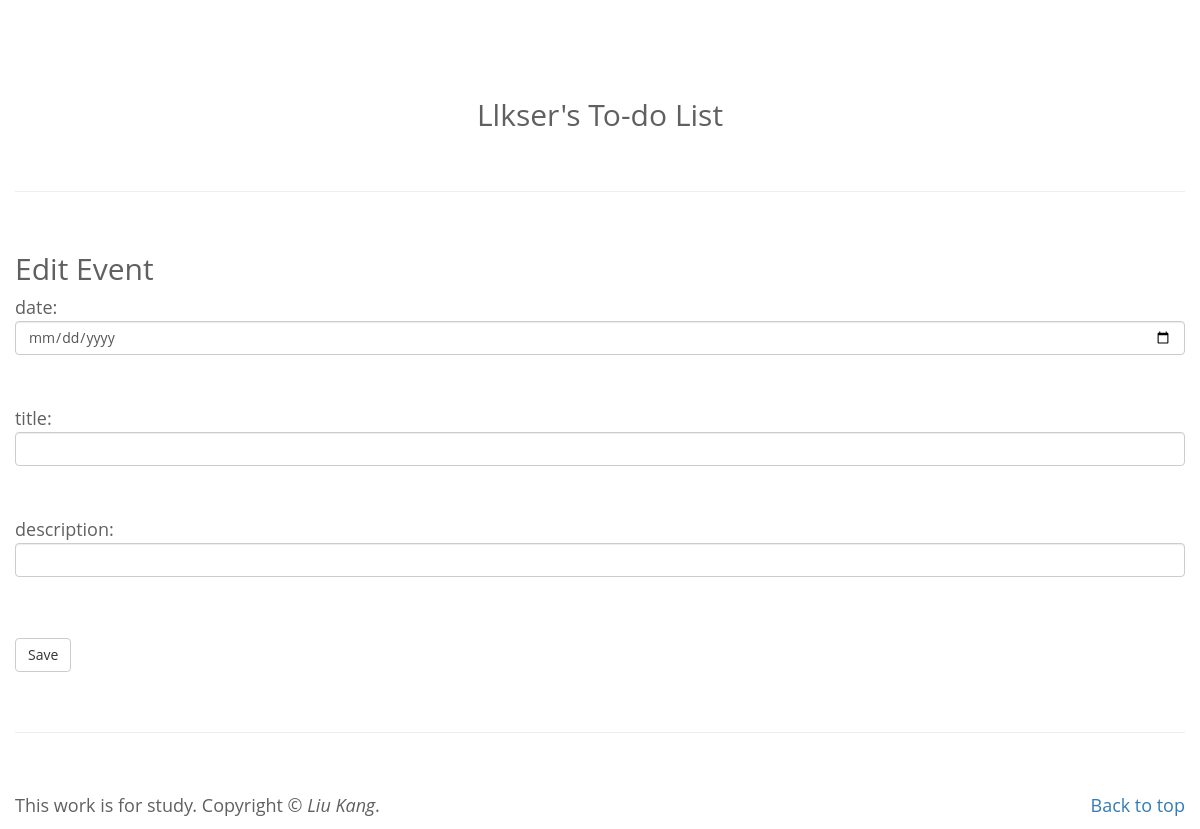
The app's page /edit_event/7, older data.
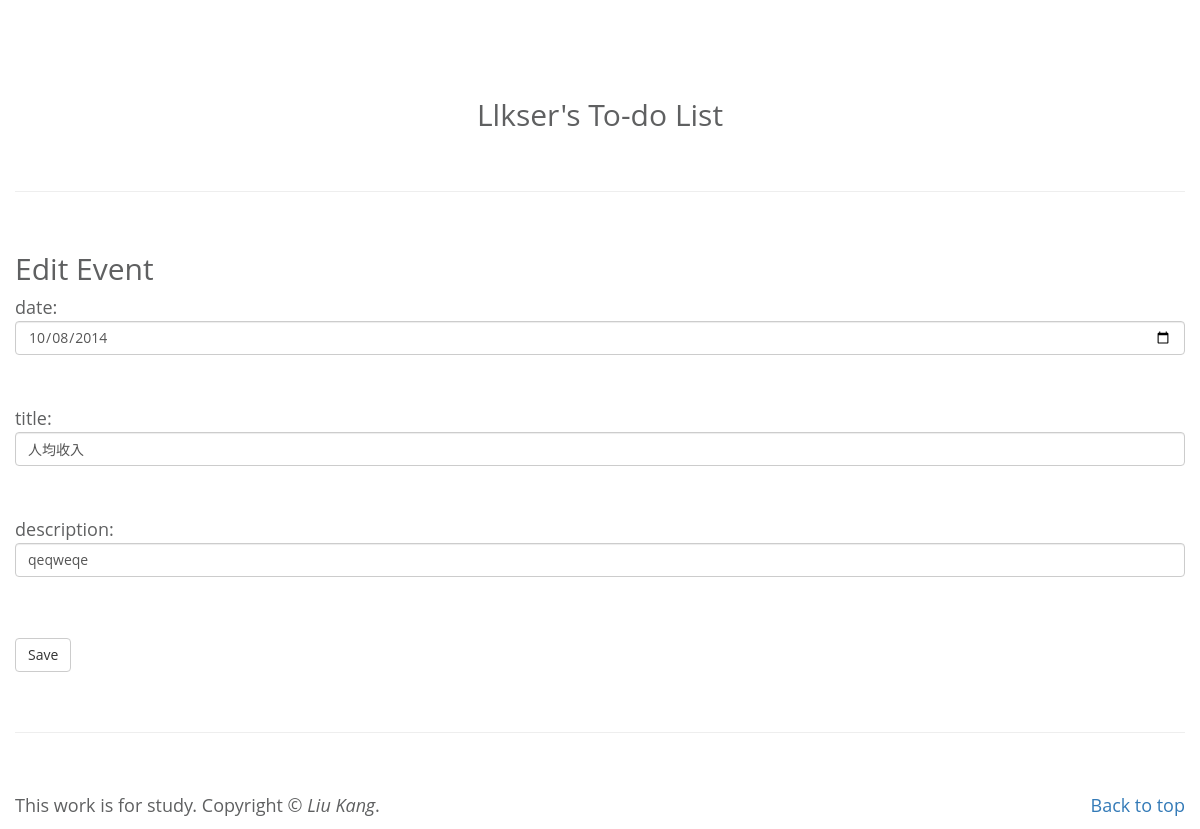
The same page, newer data.
### app/models.py (models this page shows)
class Events(db.Model):
    eventID=db.Column(db.Integer, primary_key=True)
    date=db.Column(db.Date)
    title=db.Column(db.String(250))
    description=db.Column(db.String(250))
    isCompleted=db.Column(db.Boolean, default=False)

### app/views.py (the view)
@app.route('/edit_event/<id>', methods=['GET','POST'])
def edit_event(id):
    event=Events.query.get(id)
    form = EventsForm(obj=event)
    if form.validate_on_submit():
        event.date=form.date.data
        event.title=form.title.data
        event.description=form.description.data
        db.session.commit()
        return redirect('/')
    return render_template('edit_event.html',
                           form=form)

### app/forms.py
class EventsForm(Form):
    date=DateField('date', validators=[DataRequired()])
    title=StringField('title', validators=[DataRequired()])
    description=StringField('description', validators=[DataRequired()])

### app/templates/edit_event.html (shortened to what this page needs)
{% extends "base.html" %}
{% block content %}
  <h2>Edit Event</h2>
  <form action="" method="post" name="add">
      <p>
          date:<br>
          {{ form.date(class_='form-control') }}<br>
          <br>
          title:<br>
          {{ form.title(class_='form-control') }}<br>
          <br>
          description:<br>
          {{ form.description(class_='form-control') }}<br>
          <br>
      </p>
      <p><input type="submit" class="btn btn-default" value="Save"></p>
  </form>
{% endblock %}

Row changes from the older to the newer data that the page shows:
added Events: date "10/08/2014", title "人均收入", description "qeqweqe"
